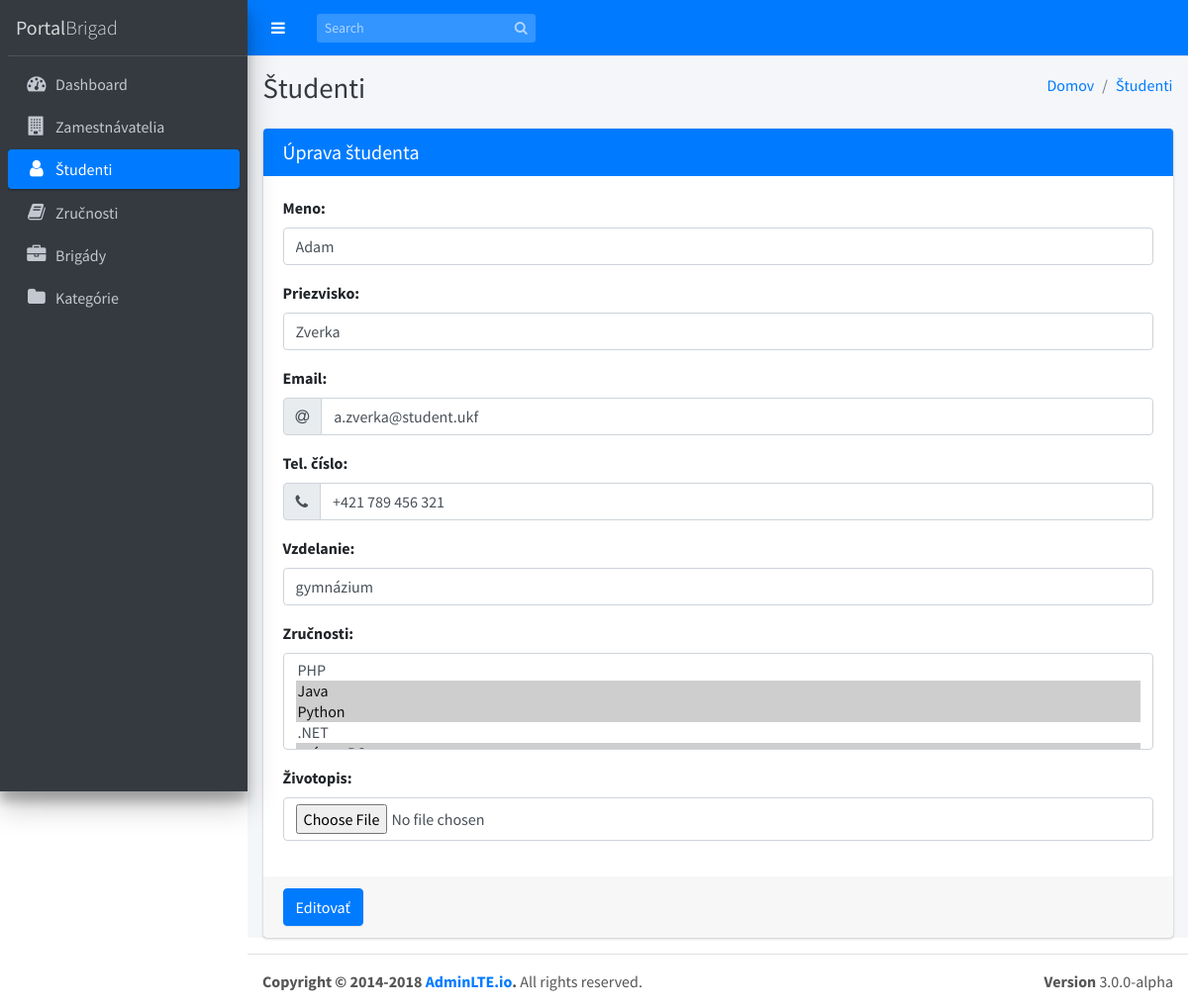
The app's page /studenti/edit/16 with its own data.
### tables this page shows
CREATE TABLE `studenti` (
  `idstudenti` int(11) NOT NULL,
  `meno` varchar(20) NOT NULL,
  `priezvisko` varchar(20) NOT NULL,
  `email` varchar(30) NOT NULL,
  `telefon` varchar(16) NOT NULL,
  `vzdelanie` varchar(30) NOT NULL,
  `zivotopis` varchar(255) DEFAULT NULL
);

### application/controllers/Studenti.php (called while the page is built, shortened)
<?php
class Studenti extends CI_Controller
{
  function __construct()
  {
    $this->load->helper('form');
    $this->load->helper('url');
    $this->load->library('form_validation');
    $this->load->model('Student_model');
    $this->load->model('Brigada_student_model');
    $this->load->library('pagination');
  }
  public function edit($id)
  {
    $data = array();
    $postData = $this->Student_model->getRows($id);
    $this->form_validation->set_error_delimiters('', '<br>');
    $this->form_validation->set_rules('meno', 'meno študenta', 'trim|required|min_length[3]|max_length[20]|alpha_international');
    $this->form_validation->set_rules('priezvisko', 'priezvisko študenta', 'trim|required|min_length[2]|max_length[20]|alpha_international');
    $this->form_validation->set_rules('email', 'email študenta', 'required');
    $this->form_validation->set_rules('telefon', 'tel. číslo študenta', 'required');
    $this->form_validation->set_rules('vzdelanie', 'vzdelanie študenta', 'trim|required|max_length[30]');
    $data['post'] = $postData;
    $data['title'] = 'Úprava študenta';
    $data['action'] = 'Editovať';
    $data['zrucnosti'] = $this->Student_model->getZrucnosti();
    $data['zrucnosti_st'] = $this->Student_model->getZrucnosti($id)->result();
    if ($this->form_validation->run() === FALSE) {
      $this->load->view('templates/header', $data);
      $this->load->view('templates/menu');
      $this->load->view('studenti/add-edit', $data);
      $this->load->view('templates/footer');
    }
  }
}

### index.php (called while the page is built, shortened)
<?php
require_once BASEPATH.'core/CodeIgniter.php';

### application/models/Student_model.php (called while the page is built, shortened)
<?php defined('BASEPATH') or exit('No direct script access allowed');
class Student_model extends CI_Model
{
  function getRows($id = "")
  {
    if (!empty($id)) {
      $query = $this->db->get_where('studenti', array('idstudenti' => $id));
      return $query->row_array();
    } else {
      $query = $this->db->get('studenti');
      return $query->result_array();
    }
  }
  public function getZrucnosti($id = "")
  {
    if (!empty($id)) {
      $this->db->select('zrucnost');
      $this->db->from('zrucnosti');
      $this->db->join('studenti_has_zrucnosti', 'studenti_has_zrucnosti.zrucnosti_idzrucnosti = idzrucnosti', 'inner');
      $this->db->join('studenti', 'studenti_has_zrucnosti.studenti_idstudenti = studenti.idstudenti', 'inner');
      $this->db->where('studenti.idstudenti = ' . $id);
      $query = $this->db->get();
      return $query;
    } else {
      return $this->zrucnosti->getRows();
    }
  }
}

### application/models/Zrucnost_model.php (called while the page is built, shortened)
<?php defined('BASEPATH') or exit('No direct script access allowed');
class Zrucnost_model extends CI_Model
{
  function getRows($id = "")
  {
    if (!empty($id)) {
      $query = $this->db->get_where('zrucnosti', array('idzrucnosti' => $id));
      return $query->row_array();
    } else {
      $query = $this->db->get('zrucnosti');
      return $query->result_array();
    }
  }
}

### application/views/studenti/add-edit.php (the view, shortened to what this page needs)
<div class="content-wrapper">
  <div class="content-header">
    <div class="container-fluid">
      <div class="row mb-2">
        <div class="col-sm-6">
          <h1 class="m-0 text-dark">Študenti</h1>
        </div>
        <div class="col-sm-6">
          <ol class="breadcrumb float-sm-right">
            <li class="breadcrumb-item"><a href="<?php echo base_url(); ?>">Domov</a></li>
            <li class="breadcrumb-item active"><a href="<?php echo site_url('studenti/'); ?>">Študenti</a></li>
          </ol>
        </div>
      </div>
    </div>
  </div>
  <section class="content">
    <div class="container-fluid">
      <div class="card card-primary">
        <div class="card-header">
          <h3 class="card-title"><?php echo $title; ?></h3>
        </div>
        <?php if ($action == 'Editovať') {
          echo form_open_multipart('studenti/edit/' . $post['idstudenti']);
        } else {
          echo form_open_multipart('studenti/add/');
        } ?>
        <div class="card-body">
          <div class="form-group">
            <label for="meno">Meno:</label>
            <input type="text" class="form-control" id="meno" name="meno" value="<?php echo !empty($post['meno']) ? $post['meno'] : set_value('meno'); ?>">
          </div>
          <div class="form-group">
            <label for="priezvisko">Priezvisko:</label>
            <input type="text" class="form-control" id="priezvisko" name="priezvisko" value="<?php echo !empty($post['priezvisko']) ? $post['priezvisko'] : set_value('priezvisko'); ?>">
          </div>
          <div class="form-group">
            <label for="email">Email:</label>
            <div class="input-group">
              <div class="input-group-prepend">
                <span class="input-group-text"><i class="fa fa-at"></i></span>
              </div>
              <input type="email" class="form-control" id="email" name="email" value="<?php echo !empty($post['email']) ? $post['email'] : set_value('email'); ?>">
            </div>
          </div>
          <div class="form-group">
            <label>Tel. číslo:</label>
            <div class="input-group">
              <div class="input-group-prepend">
                <span class="input-group-text"><i class="fa fa-phone"></i></span>
              </div>
              <input type="text" class="form-control" data-inputmask="'mask': '+421 999 999 999'" name="telefon" id="telefon" value="<?php echo !empty($post['telefon']) ? $post['telefon'] : set_value('telefon'); ?>">
            </div>
          </div>
          <div class="form-group">
            <label for="vzdelanie">Vzdelanie:</label>
            <input type="text" class="form-control" id="vzdelanie" name="vzdelanie" value="<?php echo !empty($post['vzdelanie']) ? $post['vzdelanie'] : ''; ?>">
          </div>
          <div class="form-group">
            <label>Zručnosti:</label>
            <select multiple name="zrucnostiStudenta[]" id="zrucnostiStudenta" class="form-control">
              <?php if ($action == 'Editovať') {
                if (!empty($zrucnosti)) {
                  foreach ($zrucnosti as $zrucnost) {
                    if (!empty($zrucnosti_st)) {
                      $nasla = false;
                      foreach ($zrucnosti_st as $zrucnost_st) {
                        if ($zrucnost['zrucnost'] == $zrucnost_st->zrucnost) {
                          echo '<option value="' . $zrucnost['idzrucnosti'] . '" selected>' . $zrucnost['zrucnost'] . '</option>';
                          $nasla = true;
                          break;
                        }
                      }
                      if (!$nasla) {
                        echo '<option value="' . $zrucnost['idzrucnosti'] . '">' . $zrucnost['zrucnost']  . '</option>';
                      }
                    } else {
                      echo '<option value="' . $zrucnost['idzrucnosti'] . '">' . $zrucnost["zrucnost"] . '</option>';
                    }
                  }
                }
              } else {
                if (!empty($zrucnosti)) {
                  foreach ($zrucnosti as $zrucnost) {
                    echo '<option value="' . $zrucnost['idzrucnosti'] . '">' . $zrucnost["zrucnost"] . '</option>';
                  }
                }
              } ?>
            </select>
          </div>
          <div class="form-group">
            <label for="vzdelanie">Životopis:</label>
            <input type="file" class="form-control" id="zivotopis" name="zivotopis" size="20" />
          </div>
        </div>
        <div class="card-footer">
          <input type="submit" name="postSubmit" class="btn btn-primary" value="<?php echo $action; ?>">
        </div>
        <?php echo form_close(); ?>
      </div>
    </div>
  </section>
</div>

### records on screen
studenti: meno "Adam", priezvisko "Zverka", email "a.zverka@student.ukf", telefon "+421 789 456 321", vzdelanie "gymnázium"

### other values on screen
$title "Úprava študenta"
form field value "PHP / Java ☑ / Python ☑ / .NET"
